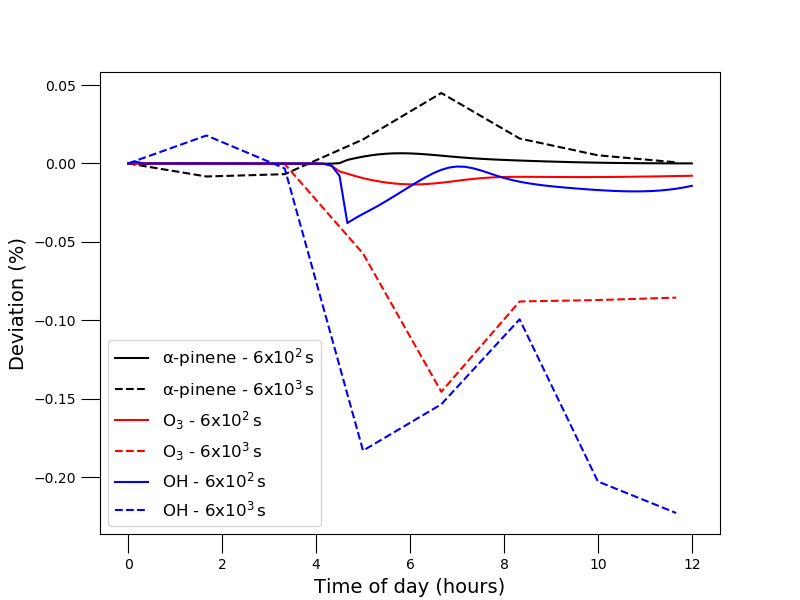

The Python source for this figure:
'''code to make plot that illustrates effect of temporal resolution on gas-phase photochemistry using the alpha-pinene ozonolysis in presence of NOx simulation using for photo_chem_res_plot'''
import numpy as np
import sys
import matplotlib.pyplot as plt

# ----------------------------------------------------------------------------------------
# PyCHAM with 60 s, computer time: 1805.663383 s
# file name
Pyfname = '/Users/Simon_OMeara/Documents/Manchester/postdoc_stuff/box-model/paper_GMD/GMD_paper/Results/photo_chem_data/PyCHAM_time_res/PyCHAM_time_res60s'

# name of file where experiment constants saved (number of size bins and whether wall 
# included)
fname = str(Pyfname+'/constants')
const_in = open(fname)
const = {} # prepare to create dictionary
for line in const_in.readlines():

	# convert to python list
	dlist = []
	for i in line.split(',')[1::]:
		if str(line.split(',')[0]) == 'num_sb':
			dlist.append(int(i))
		if str(line.split(',')[0]) == 'num_speci':
			dlist.append(int(i))
		if str(line.split(',')[0]) == 'Cfactor':
			dlist.append(float(i))
		if str(line.split(',')[0]) == 'mw' or  str(line.split(',')[0]) == 'mv':
			i = i.strip('\n')
			i = i.strip('[')
			i = i.strip(']')
			i = i.strip(' ')
			dlist.append(float(i))
		if str(line.split(',')[0]) == 'spec_namelist':
			i = i.strip('\n')
			i = i.strip('[')
			i = i.strip(']')
			i = i.strip(' ')
			i = i.strip('\'')
			dlist.append(str(i))
	const[str(line.split(',')[0])] = dlist

num_sb = const['num_sb'] # number of size bins
num_speci = const['num_speci'] # number of species
y_mw = const['mw']
y_MV = const['mv']
Cfactor = const['Cfactor']
PyCHAM_names = const['spec_namelist']

# name of file where concentration (molecules/cc (air)) results saved
fname = str(Pyfname+'/y')
y60 = np.loadtxt(fname,delimiter=',',skiprows=1) # skiprows=1 omits header)

# withdraw times
fname = str(Pyfname+'/t')
t_array60 = np.loadtxt(fname,delimiter=',',skiprows=1) # skiprows=1 omits header)

# ----------------------------------------------------------------------------------------
# PyCHAM with 600 s, computer time: 205.249932 s
# file name
Pyfname = '/Users/Simon_OMeara/Documents/Manchester/postdoc_stuff/box-model/paper_GMD/GMD_paper/Results/photo_chem_data/PyCHAM_time_res/PyCHAM_time_res600s'

# name of file where experiment constants saved (number of size bins and whether wall 
# included)
fname = str(Pyfname+'/constants')
const_in = open(fname)
const = {} # prepare to create dictionary
for line in const_in.readlines():

	# convert to python list
	dlist = []
	for i in line.split(',')[1::]:
		if str(line.split(',')[0]) == 'num_sb':
			dlist.append(int(i))
		if str(line.split(',')[0]) == 'num_speci':
			dlist.append(int(i))
		if str(line.split(',')[0]) == 'Cfactor':
			dlist.append(float(i))
		if str(line.split(',')[0]) == 'mw' or  str(line.split(',')[0]) == 'mv':
			i = i.strip('\n')
			i = i.strip('[')
			i = i.strip(']')
			i = i.strip(' ')
			dlist.append(float(i))
		if str(line.split(',')[0]) == 'spec_namelist':
			i = i.strip('\n')
			i = i.strip('[')
			i = i.strip(']')
			i = i.strip(' ')
			i = i.strip('\'')
			dlist.append(str(i))
	const[str(line.split(',')[0])] = dlist

num_sb = const['num_sb'] # number of size bins
num_speci = const['num_speci'] # number of species
y_mw = const['mw']
y_MV = const['mv']
Cfactor = const['Cfactor']
PyCHAM_names = const['spec_namelist']

# name of file where concentration (molecules/cc (air)) results saved
fname = str(Pyfname+'/y')
y600 = np.loadtxt(fname,delimiter=',',skiprows=1) # skiprows=1 omits header)

# withdraw times
fname = str(Pyfname+'/t')
t_array600 = np.loadtxt(fname,delimiter=',',skiprows=1) # skiprows=1 omits header)

# ----------------------------------------------------------------------------------------
# PyCHAM with 6000 s, computer time: 45.661775000000006 s
# file name
Pyfname = '/Users/Simon_OMeara/Documents/Manchester/postdoc_stuff/box-model/paper_GMD/GMD_paper/Results/photo_chem_data/PyCHAM_time_res/PyCHAM_time_res6000s'

# name of file where experiment constants saved (number of size bins and whether wall 
# included)
fname = str(Pyfname+'/constants')
const_in = open(fname)
const = {} # prepare to create dictionary
for line in const_in.readlines():

	# convert to python list
	dlist = []
	for i in line.split(',')[1::]:
		if str(line.split(',')[0]) == 'num_sb':
			dlist.append(int(i))
		if str(line.split(',')[0]) == 'num_speci':
			dlist.append(int(i))
		if str(line.split(',')[0]) == 'Cfactor':
			dlist.append(float(i))
		if str(line.split(',')[0]) == 'mw' or  str(line.split(',')[0]) == 'mv':
			i = i.strip('\n')
			i = i.strip('[')
			i = i.strip(']')
			i = i.strip(' ')
			dlist.append(float(i))
		if str(line.split(',')[0]) == 'spec_namelist':
			i = i.strip('\n')
			i = i.strip('[')
			i = i.strip(']')
			i = i.strip(' ')
			i = i.strip('\'')
			dlist.append(str(i))
	const[str(line.split(',')[0])] = dlist

num_sb = const['num_sb'] # number of size bins
num_speci = const['num_speci'] # number of species
y_mw = const['mw']
y_MV = const['mv']
Cfactor = const['Cfactor']
PyCHAM_names = const['spec_namelist']

# name of file where concentration (molecules/cc (air)) results saved
fname = str(Pyfname+'/y')
y6000 = np.loadtxt(fname,delimiter=',',skiprows=1) # skiprows=1 omits header)

# withdraw times
fname = str(Pyfname+'/t')
t_array6000 = np.loadtxt(fname,delimiter=',',skiprows=1) # skiprows=1 omits header)
# ----------------------------------------------------------------------------------------

# make plot with all gas-phase concentrations shown
compnum = 0 # count on components
fig, (ax0) = plt.subplots(1, 1, figsize=(8,6))


ax0.plot(t_array600/3600.0, (y600[:,312]-y60[0::10,312])/np.max(np.abs(y60[0::10,312])), '-k', label=r'$\mathrm{\alpha}$-pinene - $\mathrm{6x10^{2}\, s}$')
ax0.plot(t_array6000[0:-1]/3600.0, (y6000[0:-1,312]-y60[0::100,312])/np.max(np.abs(y60[0::100,312])), '--k' , label=r'$\mathrm{\alpha}$-pinene - $\mathrm{6x10^{3}\, s}$')
ax0.plot(t_array600/3600.0, (y600[:,1]-y60[0::10,1])/np.max(np.abs(y60[0::10,1])), '-r', label=r'$\mathrm{O_3}$ - $\mathrm{6x10^{2}\, s}$')
ax0.plot(t_array6000[0:-1]/3600.0, (y6000[0:-1,1]-y60[0::100,1])/np.max(np.abs(y60[0::100,1])), '--r', label=r'$\mathrm{O_3}$ - $\mathrm{6x10^{3}\, s}$')
ax0.plot(t_array600/3600.0, (y600[:,7]-y60[0::10,7])/np.max(np.abs(y60[0::10,7])), '-b', label=r'$\mathrm{OH}$ - $\mathrm{6x10^{2}\, s}$')
ax0.plot(t_array6000[0:-1]/3600.0, (y6000[0:-1,7]-y60[0::100,7])/np.max(np.abs(y60[0::100,7])), '--b', label=r'$\mathrm{OH}$ - $\mathrm{6x10^{3}\, s}$')

ax0.set_ylabel(r'Deviation (%)', fontsize=14)
ax0.set_xlabel(r'Time of day (hours)', fontsize=14)
ax0.yaxis.set_tick_params(size=14)
ax0.xaxis.set_tick_params(size=14)
ax0.legend(fontsize=12)
fig.savefig('photo_chem_time_res.png')
plt.show()